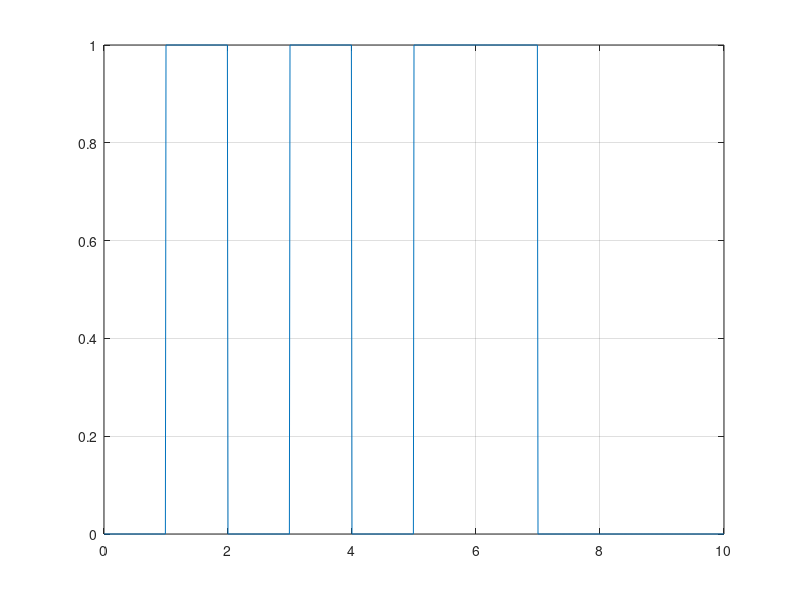

Write the MATLAB code that produced this figure.
N = 10;
bits = randi([0, 1], 1, N);

bitrate = 1;

Fs = 100;
Ts = 1 / Fs;
T = length(bits)/bitrate;
t = 0 : Ts : T;
s = zeros(1, length(t));
for i = 0: length(bits)- 1
    if bits(i+1) == 1
        s((i*Fs)+1 : (i+1)*Fs) = 1;
    else
        s((i*Fs)+1 : (i+1)*Fs) = 0;
    end
end
figure(1);
plot(t, s);
grid on;

